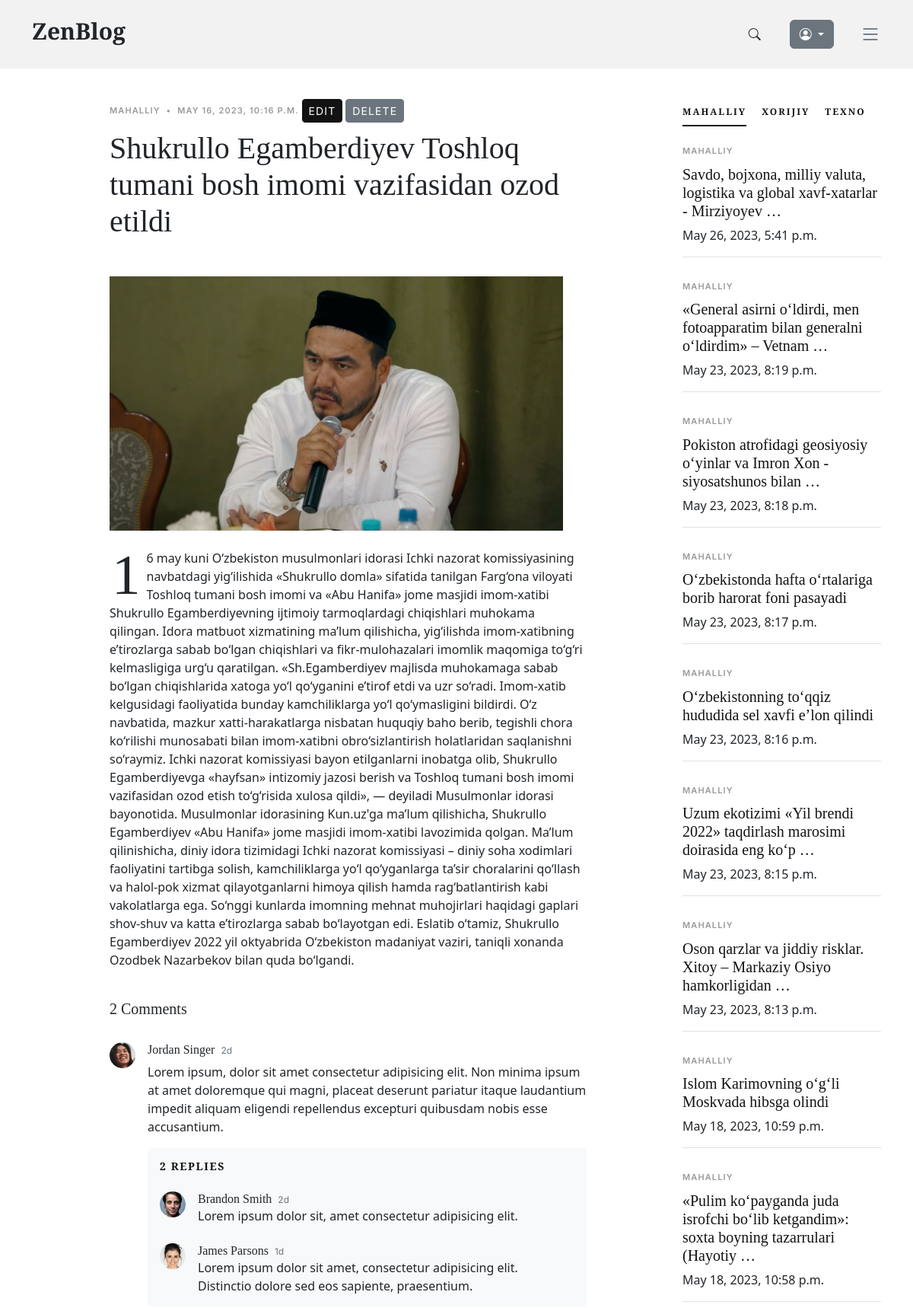
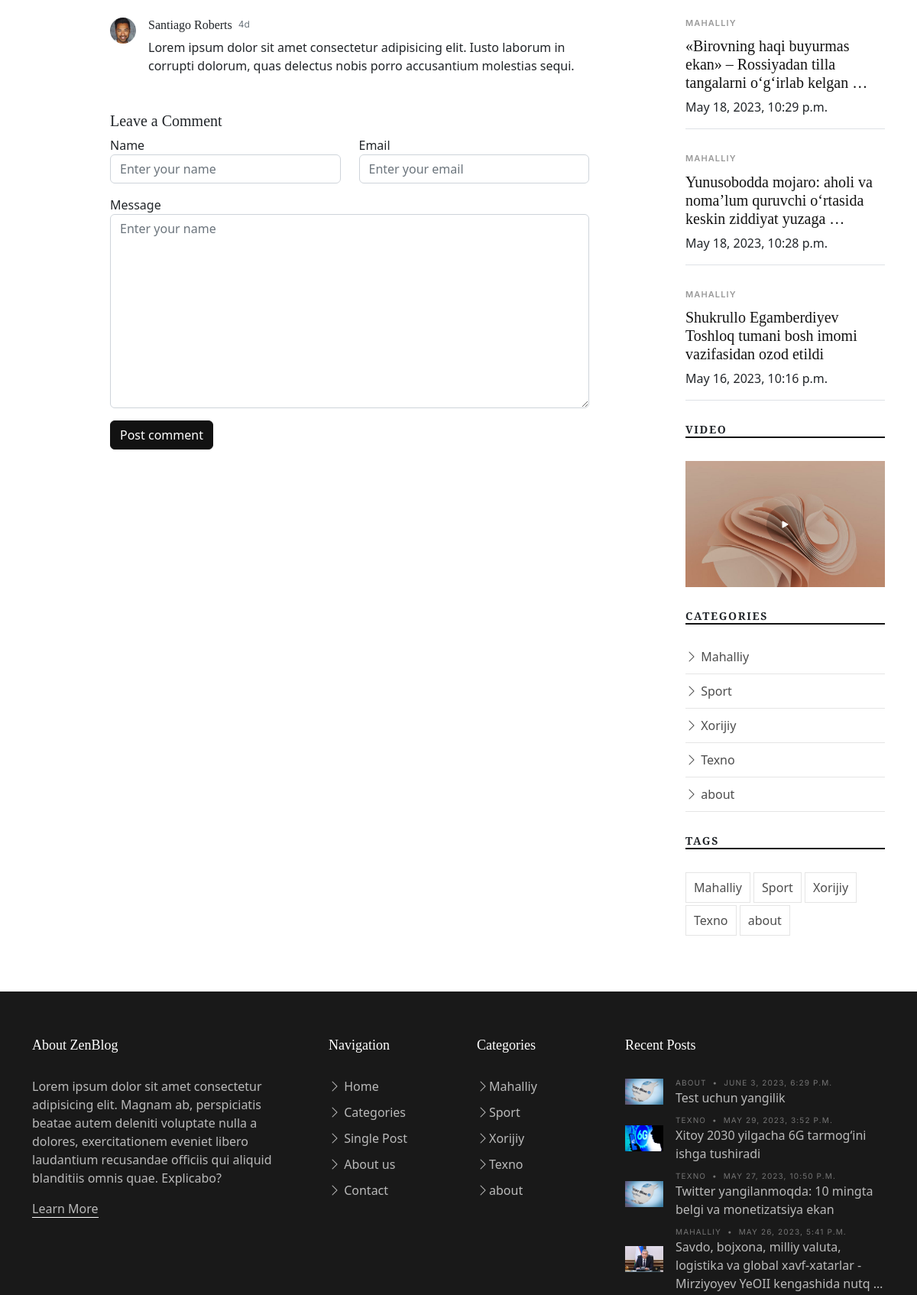
Page /news/shukrullo-egamberdiyev-toshloq-tumani-bosh-imomi-vazifasidan-ozod-etildi/ (upper part) on the committed database (2 pictures, top to bottom).
### news_app/models.py (models this page shows, shortened)
class News(models.Model):
    class Status(models.TextChoices):
        Draft = "DF", "Draft"
        Published = "PB", "Published"
    title = models.CharField(max_length=250)
    slug = models.SlugField(max_length=300)
    body = models.TextField()
    image = models.ImageField(upload_to="news/images")
    category = models.ForeignKey(Category, on_delete=models.CASCADE)
    published_time = models.DateTimeField(default=timezone.now)
    created_time = models.DateTimeField(auto_now_add=True)
    updated_time = models.DateTimeField(auto_now=True)
    status = models.CharField(
        max_length=2, choices=Status.choices, default=Status.Draft
    )
    objects = models.Manager()  # defauld manager
    published = PublishedManager()
    class Meta:
        ordering = ["-published_time"]
    def get_absolute_url(self):
        return reverse("detail_page", args=[self.slug])

class Category(models.Model):
    name = models.CharField(max_length=150)
    def __str__(self):
        return self.name

### news_app/views.py (the view)
# urls.py: path("news/<slug:news>/", detail_page, name="detail_page"),
def detail_page(request, news):
    news = get_object_or_404(News, slug=news, status=News.Status.Published)
    latest_news = News.published.all().order_by("-published_time")[:6]
    foreign_news = News.objects.all().filter(category__name="Xorijiy")
    local_news = News.objects.all().filter(category__name="Mahalliy")
    this_news = News.objects.all().filter(category__name=f"{news.category}")
    categories = Category.objects.all()
    first_letter = news.body[:1]
    news_body = news.body[1:]
    if news.category == foreign_news[0].category:
        second_news = News.objects.all().filter(category__name="Sport")
    else:
        second_news = News.objects.all().filter(category__name="Xorijiy")
    if news.category == local_news[0].category:
        third_news = News.objects.all().filter(category__name="Texno")
    else:
        third_news = News.objects.all().filter(category__name="Mahalliy")
    context = {
        "news": news,
        "latest_news": latest_news,
        "first_letter": first_letter,
        "categories": categories,
        "news_body": news_body,
        "this_news": this_news,
        "second_news": second_news,
        "second_news_category": second_news[0].category,
        "third_news": third_news,
        "third_news_category": third_news[0].category,
    }
    return render(request, "news/single-post.html", context)

### templates/news/single-post.html (shortened to what this page needs)
{% extends 'news/base.html' %}
{% load static %}
{% block content %}
  <main id="main">
    <section class="single-post-content">
      <div class="container">
        <div class="row">
          <div class="col-md-9 post-content" data-aos="fade-up">
            <div class="single-post">
              <div class="post-meta">
                <span class="date">{{ news.category }}</span>
                <span class="mx-1">&bullet;</span>
                <span>{{ news.published_time }}</span>
                <div class="" style="display: inline-block;">
                  <a href="{% url 'news_edit_page' news.slug %}" type="submit" class="btn btn-primary btn-sm my-0">edit</a>
                  <a href="{% url 'news_delete_page' news.slug %}" type="submit" class="btn btn-secondary btn-sm my-0">delete</a>
                </div>
              </div>
              <h1 class="mb-5">{{ news.title }}</h1>
              <figure class="my-4">
                <img src="{{ news.image.url }}" alt="" class="img-fluid" style="max-width: 95%">
              </figure>
              <p>
                <span class="firstcharacter">{{ first_letter }}</span>{{ news_body }}
              </p>
            </div>
            <div class="comments">
              <h5 class="comment-title py-4">2 Comments</h5>
              <div class="comment d-flex mb-4">
                <div class="flex-shrink-0">
                  <div class="avatar avatar-sm rounded-circle">
                    <img class="avatar-img" src="{% static 'images/person-5.jpg' %}" alt="" class="img-fluid">
                  </div>
                </div>
                <div class="flex-grow-1 ms-2 ms-sm-3">
                  <div class="comment-meta d-flex align-items-baseline">
                    <h6 class="me-2">Jordan Singer</h6>
                    <span class="text-muted">2d</span>
                  </div>
                  <div class="comment-body">
                    Lorem ipsum, dolor sit amet consectetur adipisicing elit. Non minima ipsum at amet doloremque qui
                    magni, placeat deserunt pariatur itaque laudantium impedit aliquam eligendi repellendus excepturi
                    quibusdam nobis esse accusantium.
                  </div>
                  <div class="comment-replies bg-light p-3 mt-3 rounded">
                    <h6 class="comment-replies-title mb-4 text-muted text-uppercase">2 replies</h6>
                    <div class="reply d-flex mb-4">
                      <div class="flex-shrink-0">
                        <div class="avatar avatar-sm rounded-circle">
                          <img class="avatar-img" src="{% static 'images/person-4.jpg' %}" alt="" class="img-fluid">
                        </div>
                      </div>
                      <div class="flex-grow-1 ms-2 ms-sm-3">
                        <div class="reply-meta d-flex align-items-baseline">
                          <h6 class="mb-0 me-2">Brandon Smith</h6>
                          <span class="text-muted">2d</span>
                        </div>
                        <div class="reply-body">
                          Lorem ipsum dolor sit, amet consectetur adipisicing elit.
                        </div>
                      </div>
                    </div>
                    <div class="reply d-flex">
                      <div class="flex-shrink-0">
                        <div class="avatar avatar-sm rounded-circle">
                          <img class="avatar-img" src="{% static 'images/person-3.jpg' %}" alt="" class="img-fluid">
                        </div>
                      </div>
                      <div class="flex-grow-1 ms-2 ms-sm-3">
                        <div class="reply-meta d-flex align-items-baseline">
                          <h6 class="mb-0 me-2">James Parsons</h6>
                          <span class="text-muted">1d</span>
                        </div>
                        <div class="reply-body">
                          Lorem ipsum dolor sit amet, consectetur adipisicing elit. Distinctio dolore sed eos sapiente,
                          praesentium.
                        </div>
                      </div>
                    </div>
                  </div>
                </div>
              </div>
              <div class="comment d-flex">
                <div class="flex-shrink-0">
                  <div class="avatar avatar-sm rounded-circle">
                    <img class="avatar-img" src="{% static 'images/person-2.jpg' %}" alt="" class="img-fluid">
                  </div>
                </div>
                <div class="flex-shrink-1 ms-2 ms-sm-3">
                  <div class="comment-meta d-flex">
                    <h6 class="me-2">Santiago Roberts</h6>
                    <span class="text-muted">4d</span>
                  </div>
                  <div class="comment-body">
                    Lorem ipsum dolor sit amet consectetur adipisicing elit. Iusto laborum in corrupti dolorum, quas
                    delectus nobis porro accusantium molestias sequi.
                  </div>
                </div>
              </div>
            </div>
            <div class="row justify-content-center mt-5">
              <div class="col-lg-12">
                <h5 class="comment-title">Leave a Comment</h5>
                <div class="row">
                  <div class="col-lg-6 mb-3">
                    <label for="comment-name">Name</label>
                    <input type="text" class="form-control" id="comment-name" placeholder="Enter your name">
                  </div>
                  <div class="col-lg-6 mb-3">
                    <label for="comment-email">Email</label>
                    <input type="text" class="form-control" id="comment-email" placeholder="Enter your email">
                  </div>
                  <div class="col-12 mb-3">
                    <label for="comment-message">Message</label>
                    <textarea class="form-control" id="comment-message" placeholder="Enter your name" cols="30"
                      rows="10"></textarea>
                  </div>
                  <div class="col-12">
                    <input type="submit" class="btn btn-primary" value="Post comment">
                  </div>
                </div>
              </div>
            </div>
          </div>
          <div class="col-md-3">
            <div class="aside-block">
              <ul class="nav nav-pills custom-tab-nav mb-4" id="pills-tab" role="tablist">
                <li class="nav-item" role="presentation">
                  <button class="nav-link active" id="pills-popular-tab" data-bs-toggle="pill"
                    data-bs-target="#pills-popular" type="button" role="tab" aria-controls="pills-popular"
                    aria-selected="true">{{ news.category }}</button>
                </li>
                <li class="nav-item" role="presentation">
                  <button class="nav-link" id="pills-trending-tab" data-bs-toggle="pill"
                    data-bs-target="#pills-trending" type="button" role="tab" aria-controls="pills-trending"
                    aria-selected="false">{{ second_news_category }}</button>
                </li>
                <li class="nav-item" role="presentation">
                  <button class="nav-link" id="pills-latest-tab" data-bs-toggle="pill" data-bs-target="#pills-latest"
                    type="button" role="tab" aria-controls="pills-latest" aria-selected="false">{{ third_news_category }}</button>
                </li>
              </ul>
              <div class="tab-content" id="pills-tabContent">
                <div class="tab-pane fade show active" id="pills-popular" role="tabpanel" aria-labelledby="pills-popular-tab">
                  {% for news in this_news %}
                    <div class="post-entry-1 border-bottom">
                      <div class="post-meta">
                        <span class="date">{{ news.category }}</span>
                      </div>
                      <h2 class="mb-2"><a href="{{ news.get_absolute_url }}">{{ news.title | truncatewords:10 }}</a></h2>
                      <span class="author mb-3 d-block">{{ news.published_time }}</span>
                    </div>
                  {% endfor %}
                </div>
              </div>
            </div>
            <div class="aside-block">
              <h3 class="aside-title">Video</h3>
              <div class="video-post">
                <a href="https://www.youtube.com/embed/Wlp2K9o9Obk" class="glightbox link-video">
                  <span class="bi-play-fill"></span>
                  <img src="{% static 'images/post-landscape-5.jpg' %}" alt="" class="img-fluid">
                </a>
              </div>
            </div>
            <div class="aside-block">
              <h3 class="aside-title">Categories</h3>
              <ul class="aside-links list-unstyled">
                {% for category in categories %}
                <li>
                  <a href="category.html"><i class="bi bi-chevron-right"></i> {{ category.name }}</a>
                </li>
                {% endfor %}
              </ul>
            </div>
            <div class="aside-block">
              <h3 class="aside-title">Tags</h3>
              <ul class="aside-tags list-unstyled">
                {% for category in categories %}
                <li><a href="category.html">{{ category.name }}</a></li>
                {% endfor %}
              </ul>
            </div>
          </div>
        </div>
      </div>
    </section>
  </main>
{% endblock content %}

### templates/news/base.html (shortened to what this page needs)
{% load static %}
<!DOCTYPE html>
<html lang="en">
<head>
  <link href="{% static 'vendor/bootstrap/css/bootstrap.min.css' %}" rel="stylesheet">
  <link href="{% static 'vendor/bootstrap-icons/bootstrap-icons.css' %}" rel="stylesheet">
  <link href="{% static 'vendor/swiper/swiper-bundle.min.css' %}" rel="stylesheet">
  <link href="{% static 'vendor/glightbox/css/glightbox.min.css' %}" rel="stylesheet">
  <link href="{% static 'vendor/aos/aos.css' %}" rel="stylesheet">
  <link href="{% static 'css/variables.css' %}" rel="stylesheet">
  <link href="{% static 'css/main.css' %}" rel="stylesheet">
  <link href="{% static 'css/404-page.css' %}" rel="stylesheet">
  <link href="{% static 'css/register.css' %}" rel="stylesheet">
</head>
<body>
  <header id="header" class="header d-flex align-items-center fixed-top">
    <div class="container-fluid container-xl d-flex align-items-center justify-content-between">
      <a href="{% url 'home_page' %}" class="logo d-flex align-items-center">
        <h1>ZenBlog</h1>
      </a>
      <div class="position-relative d-flex align-items-center">
        <div class=" d-flex align-items-center">
          <a href="#" class="mx-2 js-search-open"><span class="bi-search"></span></a>
          <div class="dropdown me-1" style="padding: 10px 0 10px 30px;">
            <button type="button" class="btn btn-secondary dropdown-toggle" data-bs-toggle="dropdown" aria-expanded="false" data-bs-offset="10,20">
              <i class="bi bi-person-circle"></i>
            </button>
          </div>
          <i class="bi bi-list mobile-nav-toggle" style="padding-left:30px"></i>
        </div>
      </div>
    </div>
  </header>
  {% block content %}
  {% endblock content %}
  <footer id="footer" class="footer">
    <div class="footer-content">
      <div class="container">
        <div class="row g-5">
          <div class="col-lg-4">
            <h3 class="footer-heading">About ZenBlog</h3>
            <p>Lorem ipsum dolor sit amet consectetur adipisicing elit. Magnam ab, perspiciatis beatae autem deleniti
              voluptate nulla a dolores, exercitationem eveniet libero laudantium recusandae officiis qui aliquid
              blanditiis omnis quae. Explicabo?</p>
            <p><a href="about.html" class="footer-link-more">Learn More</a></p>
          </div>
          <div class="col-6 col-lg-2">
            <h3 class="footer-heading">Navigation</h3>
            <ul class="footer-links list-unstyled">
              <li><a href="{% url 'home_page' %}"><i class="bi bi-chevron-right"></i> Home</a></li>
              <li><a href="category.html"><i class="bi bi-chevron-right"></i> Categories</a></li>
              <li><a href="single-post.html"><i class="bi bi-chevron-right"></i> Single Post</a></li>
              <li><a href="about.html"><i class="bi bi-chevron-right"></i> About us</a></li>
              <li><a href="{% url 'contact_page' %}"><i class="bi bi-chevron-right"></i> Contact</a></li>
            </ul>
          </div>
          <div class="col-6 col-lg-2">
            <h3 class="footer-heading">Categories</h3>
            <ul class="footer-links list-unstyled">
              {% for category in categories %}
                <li><a href="category.html"><i class="bi bi-chevron-right"></i>{{ category.name }}</a></li>
              {% endfor %}
            </ul>
          </div>
          <div class="col-lg-4">
            <h3 class="footer-heading">Recent Posts</h3>
            <ul class="footer-links footer-blog-entry list-unstyled">
              {% for news in top_news %}
              <li>
                <a href="{% url 'detail_page' news.pk %}" class="d-flex align-items-center">
                  <img src="{{ news.image.url }}" alt="" class="img-fluid me-3">
                  <div>
                    <div class="post-meta d-block"><span class="date">{{ news.category }}</span> <span class="mx-1">&bullet;</span>
                      <span>{{ news.published_time }}</span>
                    </div>
                    <span>{{ news.title | truncatewords:13 }}</span>
                  </div>
                </a>
              </li>
              {% endfor %}
            </ul>
          </div>
        </div>
      </div>
    </div>
  </footer>
</body>
</html>

### rows in the picture
News: category "MAHALLIY", published_time "MAY 16, 2023, 10:16 P.M.", title "Shukrullo Egamberdiyev Toshloq tumani bosh imomi vazifasidan ozod etildi", image (picture), published_time "May 16, 2023, 10:16 p.m."
Category: name "XORIJIY", name "Xorijiy"
Category: name "TEXNO", name "Texno"
News: category "MAHALLIY", title "Savdo, bojxona, milliy valuta, logistika va global xavf-xatarlar - Mirziyoyev …", published_time "May 26, 2023, 5:41 p.m.", image (picture), published_time "MAY 26, 2023, 5:41 P.M.", title "Savdo, bojxona, milliy valuta, logistika va global xavf-xatarlar - Mirziyoyev YeOII kengashida nutq …"
News: category "MAHALLIY", title "«General asirni o‘ldirdi, men fotoapparatim bilan generalni o‘ldirdim» – Vetnam …", published_time "May 23, 2023, 8:19 p.m."
News: category "MAHALLIY", title "Pokiston atrofidagi geosiyosiy o‘yinlar va Imron Xon - siyosatshunos bilan …", published_time "May 23, 2023, 8:18 p.m."
News: category "MAHALLIY", title "O‘zbekistonda hafta o‘rtalariga borib harorat foni pasayadi", published_time "May 23, 2023, 8:17 p.m."
News: category "MAHALLIY", title "O‘zbekistonning to‘qqiz hududida sel xavfi e’lon qilindi", published_time "May 23, 2023, 8:16 p.m."
News: category "MAHALLIY", title "Uzum ekotizimi «Yil brendi 2022» taqdirlash marosimi doirasida eng ko‘p …", published_time "May 23, 2023, 8:15 p.m."
News: category "MAHALLIY", title "Oson qarzlar va jiddiy risklar. Xitoy – Markaziy Osiyo hamkorligidan …", published_time "May 23, 2023, 8:13 p.m."
News: category "MAHALLIY", title "Islom Karimovning o‘g‘li Moskvada hibsga olindi", published_time "May 18, 2023, 10:59 p.m."
News: category "MAHALLIY", title "«Pulim ko‘payganda juda isrofchi bo‘lib ketgandim»: soxta boyning tazarrulari (Hayotiy …", published_time "May 18, 2023, 10:58 p.m."
News: category "MAHALLIY", title "«Birovning haqi buyurmas ekan» – Rossiyadan tilla tangalarni o‘g‘irlab kelgan …", published_time "May 18, 2023, 10:29 p.m."
News: category "MAHALLIY", title "Yunusobodda mojaro: aholi va noma’lum quruvchi o‘rtasida keskin ziddiyat yuzaga …", published_time "May 18, 2023, 10:28 p.m."
Category: name "Mahalliy"
Category: name "Sport"
Category: name "about"
News: image (picture), category "ABOUT", published_time "JUNE 3, 2023, 6:29 P.M.", title "Test uchun yangilik"
News: image (picture), category "TEXNO", published_time "MAY 29, 2023, 3:52 P.M.", title "Xitoy 2030 yilgacha 6G tarmog‘ini ishga tushiradi"
News: image (picture), category "TEXNO", published_time "MAY 27, 2023, 10:50 P.M.", title "Twitter yangilanmoqda: 10 mingta belgi va monetizatsiya ekan"

### other values in the picture
{{ first_letter }} "1"
